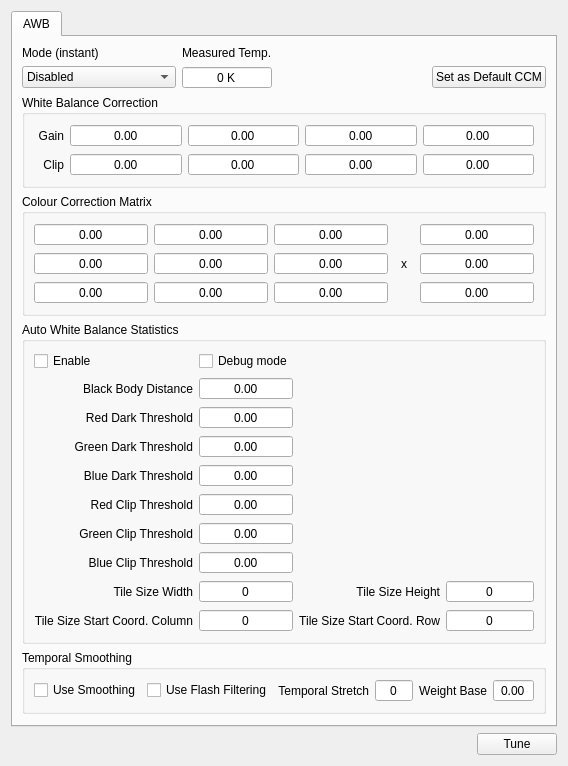
<?xml version="1.0" encoding="UTF-8"?>
<ui version="4.0">
 <class>WBC</class>
 <widget class="QWidget" name="WBC">
  <property name="geometry">
   <rect>
    <x>0</x>
    <y>0</y>
    <width>568</width>
    <height>694</height>
   </rect>
  </property>
  <property name="windowTitle">
   <string>WBC</string>
  </property>
  <layout class="QGridLayout" name="gridLayout">
   <item row="0" column="0" colspan="2">
    <widget class="QTabWidget" name="patchTabs_tw">
     <property name="currentIndex">
      <number>0</number>
     </property>
     <widget class="QWidget" name="AWB">
      <attribute name="title">
       <string>AWB</string>
      </attribute>
      <layout class="QGridLayout" name="gridLayout_2">
       <item row="6" column="1" colspan="4">
        <widget class="QGroupBox" name="AWB_ccm_gb">
         <property name="title">
          <string>Colour Correction Matrix</string>
         </property>
         <layout class="QGridLayout" name="gridLayout_5">
          <item row="0" column="0" rowspan="2" colspan="2">
           <layout class="QGridLayout" name="gridLayout_3">
            <item row="1" column="0">
             <widget class="QDoubleSpinBox" name="AWB_matrix0_sb">
              <property name="alignment">
               <set>Qt::AlignCenter</set>
              </property>
              <property name="readOnly">
               <bool>true</bool>
              </property>
              <property name="buttonSymbols">
               <enum>QAbstractSpinBox::NoButtons</enum>
              </property>
             </widget>
            </item>
            <item row="2" column="0">
             <widget class="QDoubleSpinBox" name="AWB_matrix3_sb">
              <property name="alignment">
               <set>Qt::AlignCenter</set>
              </property>
              <property name="readOnly">
               <bool>true</bool>
              </property>
              <property name="buttonSymbols">
               <enum>QAbstractSpinBox::NoButtons</enum>
              </property>
             </widget>
            </item>
            <item row="1" column="1">
             <widget class="QDoubleSpinBox" name="AWB_matrix1_sb">
              <property name="alignment">
               <set>Qt::AlignCenter</set>
              </property>
              <property name="readOnly">
               <bool>true</bool>
              </property>
              <property name="buttonSymbols">
               <enum>QAbstractSpinBox::NoButtons</enum>
              </property>
             </widget>
            </item>
            <item row="1" column="2">
             <widget class="QDoubleSpinBox" name="AWB_matrix2_sb">
              <property name="alignment">
               <set>Qt::AlignCenter</set>
              </property>
              <property name="readOnly">
               <bool>true</bool>
              </property>
              <property name="buttonSymbols">
               <enum>QAbstractSpinBox::NoButtons</enum>
              </property>
             </widget>
            </item>
            <item row="1" column="3">
             <widget class="QLabel" name="label_6">
              <property name="maximumSize">
               <size>
                <width>20</width>
                <height>16777215</height>
               </size>
              </property>
              <property name="text">
               <string/>
              </property>
              <property name="alignment">
               <set>Qt::AlignCenter</set>
              </property>
             </widget>
            </item>
            <item row="2" column="1">
             <widget class="QDoubleSpinBox" name="AWB_matrix4_sb">
              <property name="alignment">
               <set>Qt::AlignCenter</set>
              </property>
              <property name="readOnly">
               <bool>true</bool>
              </property>
              <property name="buttonSymbols">
               <enum>QAbstractSpinBox::NoButtons</enum>
              </property>
             </widget>
            </item>
            <item row="2" column="4">
             <widget class="QDoubleSpinBox" name="AWB_offsets1_sb">
              <property name="alignment">
               <set>Qt::AlignCenter</set>
              </property>
              <property name="readOnly">
               <bool>true</bool>
              </property>
              <property name="buttonSymbols">
               <enum>QAbstractSpinBox::NoButtons</enum>
              </property>
             </widget>
            </item>
            <item row="3" column="1">
             <widget class="QDoubleSpinBox" name="AWB_matrix7_sb">
              <property name="alignment">
               <set>Qt::AlignCenter</set>
              </property>
              <property name="readOnly">
               <bool>true</bool>
              </property>
              <property name="buttonSymbols">
               <enum>QAbstractSpinBox::NoButtons</enum>
              </property>
             </widget>
            </item>
            <item row="3" column="4">
             <widget class="QDoubleSpinBox" name="AWB_offsets2_sb">
              <property name="alignment">
               <set>Qt::AlignCenter</set>
              </property>
              <property name="readOnly">
               <bool>true</bool>
              </property>
              <property name="buttonSymbols">
               <enum>QAbstractSpinBox::NoButtons</enum>
              </property>
             </widget>
            </item>
            <item row="3" column="0">
             <widget class="QDoubleSpinBox" name="AWB_matrix6_sb">
              <property name="alignment">
               <set>Qt::AlignCenter</set>
              </property>
              <property name="readOnly">
               <bool>true</bool>
              </property>
              <property name="buttonSymbols">
               <enum>QAbstractSpinBox::NoButtons</enum>
              </property>
             </widget>
            </item>
            <item row="3" column="2">
             <widget class="QDoubleSpinBox" name="AWB_matrix8_sb">
              <property name="alignment">
               <set>Qt::AlignCenter</set>
              </property>
              <property name="readOnly">
               <bool>true</bool>
              </property>
              <property name="buttonSymbols">
               <enum>QAbstractSpinBox::NoButtons</enum>
              </property>
             </widget>
            </item>
            <item row="3" column="3">
             <widget class="QLabel" name="label_8">
              <property name="maximumSize">
               <size>
                <width>20</width>
                <height>16777215</height>
               </size>
              </property>
              <property name="text">
               <string/>
              </property>
              <property name="alignment">
               <set>Qt::AlignCenter</set>
              </property>
             </widget>
            </item>
            <item row="1" column="4">
             <widget class="QDoubleSpinBox" name="AWB_offsets0_sb">
              <property name="alignment">
               <set>Qt::AlignCenter</set>
              </property>
              <property name="readOnly">
               <bool>true</bool>
              </property>
              <property name="buttonSymbols">
               <enum>QAbstractSpinBox::NoButtons</enum>
              </property>
             </widget>
            </item>
            <item row="2" column="3">
             <widget class="QLabel" name="label_7">
              <property name="maximumSize">
               <size>
                <width>20</width>
                <height>16777215</height>
               </size>
              </property>
              <property name="text">
               <string>x</string>
              </property>
              <property name="alignment">
               <set>Qt::AlignCenter</set>
              </property>
             </widget>
            </item>
            <item row="2" column="2">
             <widget class="QDoubleSpinBox" name="AWB_matrix5_sb">
              <property name="alignment">
               <set>Qt::AlignCenter</set>
              </property>
              <property name="readOnly">
               <bool>true</bool>
              </property>
              <property name="buttonSymbols">
               <enum>QAbstractSpinBox::NoButtons</enum>
              </property>
             </widget>
            </item>
           </layout>
          </item>
         </layout>
        </widget>
       </item>
       <item row="4" column="1" rowspan="2" colspan="4">
        <widget class="QGroupBox" name="AWB_wbc_gb">
         <property name="title">
          <string>White Balance Correction</string>
         </property>
         <layout class="QGridLayout" name="gridLayout_4">
          <item row="1" column="4">
           <widget class="QDoubleSpinBox" name="AWB_gain2_sb">
            <property name="alignment">
             <set>Qt::AlignCenter</set>
            </property>
            <property name="readOnly">
             <bool>true</bool>
            </property>
            <property name="buttonSymbols">
             <enum>QAbstractSpinBox::NoButtons</enum>
            </property>
           </widget>
          </item>
          <item row="1" column="1">
           <widget class="QDoubleSpinBox" name="AWB_gain0_sb">
            <property name="alignment">
             <set>Qt::AlignCenter</set>
            </property>
            <property name="readOnly">
             <bool>true</bool>
            </property>
            <property name="buttonSymbols">
             <enum>QAbstractSpinBox::NoButtons</enum>
            </property>
           </widget>
          </item>
          <item row="1" column="2">
           <widget class="QDoubleSpinBox" name="AWB_gain1_sb">
            <property name="alignment">
             <set>Qt::AlignCenter</set>
            </property>
            <property name="readOnly">
             <bool>true</bool>
            </property>
            <property name="buttonSymbols">
             <enum>QAbstractSpinBox::NoButtons</enum>
            </property>
           </widget>
          </item>
          <item row="1" column="5">
           <widget class="QDoubleSpinBox" name="AWB_gain3_sb">
            <property name="alignment">
             <set>Qt::AlignCenter</set>
            </property>
            <property name="readOnly">
             <bool>true</bool>
            </property>
            <property name="buttonSymbols">
             <enum>QAbstractSpinBox::NoButtons</enum>
            </property>
           </widget>
          </item>
          <item row="3" column="1">
           <widget class="QDoubleSpinBox" name="AWB_clip0_sb">
            <property name="alignment">
             <set>Qt::AlignCenter</set>
            </property>
            <property name="readOnly">
             <bool>true</bool>
            </property>
            <property name="buttonSymbols">
             <enum>QAbstractSpinBox::NoButtons</enum>
            </property>
           </widget>
          </item>
          <item row="3" column="2">
           <widget class="QDoubleSpinBox" name="AWB_clip1_sb">
            <property name="alignment">
             <set>Qt::AlignCenter</set>
            </property>
            <property name="readOnly">
             <bool>true</bool>
            </property>
            <property name="buttonSymbols">
             <enum>QAbstractSpinBox::NoButtons</enum>
            </property>
           </widget>
          </item>
          <item row="3" column="4">
           <widget class="QDoubleSpinBox" name="AWB_clip2_sb">
            <property name="alignment">
             <set>Qt::AlignCenter</set>
            </property>
            <property name="readOnly">
             <bool>true</bool>
            </property>
            <property name="buttonSymbols">
             <enum>QAbstractSpinBox::NoButtons</enum>
            </property>
           </widget>
          </item>
          <item row="3" column="5">
           <widget class="QDoubleSpinBox" name="AWB_clip3_sb">
            <property name="alignment">
             <set>Qt::AlignCenter</set>
            </property>
            <property name="readOnly">
             <bool>true</bool>
            </property>
            <property name="buttonSymbols">
             <enum>QAbstractSpinBox::NoButtons</enum>
            </property>
           </widget>
          </item>
          <item row="1" column="0">
           <widget class="QLabel" name="label_3">
            <property name="maximumSize">
             <size>
              <width>30</width>
              <height>16777215</height>
             </size>
            </property>
            <property name="text">
             <string>Gain</string>
            </property>
            <property name="alignment">
             <set>Qt::AlignRight|Qt::AlignTrailing|Qt::AlignVCenter</set>
            </property>
           </widget>
          </item>
          <item row="3" column="0">
           <widget class="QLabel" name="label_4">
            <property name="maximumSize">
             <size>
              <width>30</width>
              <height>16777215</height>
             </size>
            </property>
            <property name="text">
             <string>Clip</string>
            </property>
            <property name="alignment">
             <set>Qt::AlignRight|Qt::AlignTrailing|Qt::AlignVCenter</set>
            </property>
           </widget>
          </item>
         </layout>
        </widget>
       </item>
       <item row="1" column="1">
        <widget class="QLabel" name="label">
         <property name="text">
          <string>Mode (instant)</string>
         </property>
        </widget>
       </item>
       <item row="1" column="2">
        <widget class="QLabel" name="label_2">
         <property name="text">
          <string>Measured Temp.</string>
         </property>
        </widget>
       </item>
       <item row="2" column="2">
        <widget class="QSpinBox" name="AWB_measuredTemp_sb">
         <property name="alignment">
          <set>Qt::AlignCenter</set>
         </property>
         <property name="readOnly">
          <bool>true</bool>
         </property>
         <property name="buttonSymbols">
          <enum>QAbstractSpinBox::NoButtons</enum>
         </property>
         <property name="suffix">
          <string> K</string>
         </property>
         <property name="maximum">
          <number>100000</number>
         </property>
        </widget>
       </item>
       <item row="2" column="1">
        <widget class="QComboBox" name="AWB_mode_lb">
         <item>
          <property name="text">
           <string>Disabled</string>
          </property>
         </item>
         <item>
          <property name="text">
           <string>Average Colour</string>
          </property>
         </item>
         <item>
          <property name="text">
           <string>White Patch</string>
          </property>
         </item>
         <item>
          <property name="text">
           <string>High Luminance White</string>
          </property>
         </item>
         <item>
          <property name="text">
           <string>Combined</string>
          </property>
         </item>
        </widget>
       </item>
       <item row="2" column="4">
        <widget class="QPushButton" name="AWB_default_btn">
         <property name="text">
          <string>Set as Default CCM</string>
         </property>
        </widget>
       </item>
       <item row="2" column="3">
        <spacer name="horizontalSpacer">
         <property name="orientation">
          <enum>Qt::Horizontal</enum>
         </property>
         <property name="sizeHint" stdset="0">
          <size>
           <width>40</width>
           <height>20</height>
          </size>
         </property>
        </spacer>
       </item>
       <item row="7" column="1" colspan="4">
        <widget class="QGroupBox" name="AWB_aws_gb">
         <property name="title">
          <string>Auto White Balance Statistics</string>
         </property>
         <layout class="QGridLayout" name="gridLayout_6">
          <item row="0" column="0">
           <widget class="QCheckBox" name="AWB_AWS_enable_cb">
            <property name="text">
             <string>Enable</string>
            </property>
           </widget>
          </item>
          <item row="6" column="1">
           <widget class="QDoubleSpinBox" name="AWB_AWS_RClipThresh_sb">
            <property name="alignment">
             <set>Qt::AlignCenter</set>
            </property>
            <property name="readOnly">
             <bool>false</bool>
            </property>
            <property name="buttonSymbols">
             <enum>QAbstractSpinBox::NoButtons</enum>
            </property>
           </widget>
          </item>
          <item row="6" column="0">
           <widget class="QLabel" name="label_13">
            <property name="text">
             <string>Red Clip Threshold</string>
            </property>
            <property name="alignment">
             <set>Qt::AlignRight|Qt::AlignTrailing|Qt::AlignVCenter</set>
            </property>
           </widget>
          </item>
          <item row="3" column="1">
           <widget class="QDoubleSpinBox" name="AWB_AWS_RDarkThresh_sb">
            <property name="alignment">
             <set>Qt::AlignCenter</set>
            </property>
            <property name="readOnly">
             <bool>false</bool>
            </property>
            <property name="buttonSymbols">
             <enum>QAbstractSpinBox::NoButtons</enum>
            </property>
           </widget>
          </item>
          <item row="3" column="0">
           <widget class="QLabel" name="label_12">
            <property name="text">
             <string>Red Dark Threshold</string>
            </property>
            <property name="alignment">
             <set>Qt::AlignRight|Qt::AlignTrailing|Qt::AlignVCenter</set>
            </property>
           </widget>
          </item>
          <item row="2" column="0">
           <widget class="QLabel" name="label_14">
            <property name="text">
             <string>Black Body Distance</string>
            </property>
            <property name="alignment">
             <set>Qt::AlignRight|Qt::AlignTrailing|Qt::AlignVCenter</set>
            </property>
           </widget>
          </item>
          <item row="2" column="1">
           <widget class="QDoubleSpinBox" name="AWB_AWS_BBDist_sb">
            <property name="alignment">
             <set>Qt::AlignCenter</set>
            </property>
            <property name="readOnly">
             <bool>false</bool>
            </property>
            <property name="buttonSymbols">
             <enum>QAbstractSpinBox::NoButtons</enum>
            </property>
           </widget>
          </item>
          <item row="5" column="1">
           <widget class="QDoubleSpinBox" name="AWB_AWS_BDarkThresh_sb">
            <property name="alignment">
             <set>Qt::AlignCenter</set>
            </property>
            <property name="readOnly">
             <bool>false</bool>
            </property>
            <property name="buttonSymbols">
             <enum>QAbstractSpinBox::NoButtons</enum>
            </property>
           </widget>
          </item>
          <item row="8" column="1">
           <widget class="QDoubleSpinBox" name="AWB_AWS_BClipThresh_sb">
            <property name="alignment">
             <set>Qt::AlignCenter</set>
            </property>
            <property name="readOnly">
             <bool>false</bool>
            </property>
            <property name="buttonSymbols">
             <enum>QAbstractSpinBox::NoButtons</enum>
            </property>
           </widget>
          </item>
          <item row="4" column="1">
           <widget class="QDoubleSpinBox" name="AWB_AWS_GDarkThresh_sb">
            <property name="alignment">
             <set>Qt::AlignCenter</set>
            </property>
            <property name="readOnly">
             <bool>false</bool>
            </property>
            <property name="buttonSymbols">
             <enum>QAbstractSpinBox::NoButtons</enum>
            </property>
           </widget>
          </item>
          <item row="7" column="1">
           <widget class="QDoubleSpinBox" name="AWB_AWS_GClipThresh_sb">
            <property name="alignment">
             <set>Qt::AlignCenter</set>
            </property>
            <property name="readOnly">
             <bool>false</bool>
            </property>
            <property name="buttonSymbols">
             <enum>QAbstractSpinBox::NoButtons</enum>
            </property>
           </widget>
          </item>
          <item row="4" column="0">
           <widget class="QLabel" name="label_15">
            <property name="text">
             <string>Green Dark Threshold</string>
            </property>
            <property name="alignment">
             <set>Qt::AlignRight|Qt::AlignTrailing|Qt::AlignVCenter</set>
            </property>
           </widget>
          </item>
          <item row="5" column="0">
           <widget class="QLabel" name="label_16">
            <property name="text">
             <string>Blue Dark Threshold</string>
            </property>
            <property name="alignment">
             <set>Qt::AlignRight|Qt::AlignTrailing|Qt::AlignVCenter</set>
            </property>
           </widget>
          </item>
          <item row="7" column="0">
           <widget class="QLabel" name="label_17">
            <property name="text">
             <string>Green Clip Threshold</string>
            </property>
            <property name="alignment">
             <set>Qt::AlignRight|Qt::AlignTrailing|Qt::AlignVCenter</set>
            </property>
           </widget>
          </item>
          <item row="8" column="0">
           <widget class="QLabel" name="label_18">
            <property name="text">
             <string>Blue Clip Threshold</string>
            </property>
            <property name="alignment">
             <set>Qt::AlignRight|Qt::AlignTrailing|Qt::AlignVCenter</set>
            </property>
           </widget>
          </item>
          <item row="0" column="1">
           <widget class="QCheckBox" name="AWB_AWS_debug_cb">
            <property name="text">
             <string>Debug mode</string>
            </property>
           </widget>
          </item>
          <item row="9" column="1">
           <widget class="QSpinBox" name="AWB_AWS_TileSizeWidth_sb">
            <property name="alignment">
             <set>Qt::AlignCenter</set>
            </property>
            <property name="buttonSymbols">
             <enum>QAbstractSpinBox::NoButtons</enum>
            </property>
           </widget>
          </item>
          <item row="9" column="0">
           <widget class="QLabel" name="label_19">
            <property name="text">
             <string>Tile Size Width</string>
            </property>
            <property name="alignment">
             <set>Qt::AlignRight|Qt::AlignTrailing|Qt::AlignVCenter</set>
            </property>
           </widget>
          </item>
          <item row="11" column="1">
           <widget class="QSpinBox" name="AWB_AWS_TileSizeStartCoordCol_sb">
            <property name="alignment">
             <set>Qt::AlignCenter</set>
            </property>
            <property name="buttonSymbols">
             <enum>QAbstractSpinBox::NoButtons</enum>
            </property>
           </widget>
          </item>
          <item row="9" column="2">
           <widget class="QLabel" name="label_21">
            <property name="text">
             <string>Tile Size Height</string>
            </property>
            <property name="alignment">
             <set>Qt::AlignRight|Qt::AlignTrailing|Qt::AlignVCenter</set>
            </property>
           </widget>
          </item>
          <item row="9" column="3">
           <widget class="QSpinBox" name="AWB_AWS_TileSizeHeight_sb">
            <property name="alignment">
             <set>Qt::AlignCenter</set>
            </property>
            <property name="buttonSymbols">
             <enum>QAbstractSpinBox::NoButtons</enum>
            </property>
           </widget>
          </item>
          <item row="11" column="0">
           <widget class="QLabel" name="label_20">
            <property name="text">
             <string>Tile Size Start Coord. Column</string>
            </property>
            <property name="alignment">
             <set>Qt::AlignRight|Qt::AlignTrailing|Qt::AlignVCenter</set>
            </property>
           </widget>
          </item>
          <item row="11" column="2">
           <widget class="QLabel" name="label_22">
            <property name="text">
             <string>Tile Size Start Coord. Row</string>
            </property>
            <property name="alignment">
             <set>Qt::AlignRight|Qt::AlignTrailing|Qt::AlignVCenter</set>
            </property>
           </widget>
          </item>
          <item row="11" column="3">
           <widget class="QSpinBox" name="AWB_AWS_TileSizeStartCoordRow_sb">
            <property name="alignment">
             <set>Qt::AlignCenter</set>
            </property>
            <property name="buttonSymbols">
             <enum>QAbstractSpinBox::NoButtons</enum>
            </property>
           </widget>
          </item>
          <item row="8" column="2" colspan="2">
           <widget class="VisionLive::DoubleSlider" name="AWB_AWS_BClipThresh_sl" native="true"/>
          </item>
          <item row="7" column="2" colspan="2">
           <widget class="VisionLive::DoubleSlider" name="AWB_AWS_GClipThresh_sl" native="true"/>
          </item>
          <item row="6" column="2" colspan="2">
           <widget class="VisionLive::DoubleSlider" name="AWB_AWS_RClipThresh_sl" native="true"/>
          </item>
          <item row="5" column="2" colspan="2">
           <widget class="VisionLive::DoubleSlider" name="AWB_AWS_BDarkThresh_sl" native="true"/>
          </item>
          <item row="4" column="2" colspan="2">
           <widget class="VisionLive::DoubleSlider" name="AWB_AWS_GDarkThresh_sl" native="true"/>
          </item>
          <item row="3" column="2" colspan="2">
           <widget class="VisionLive::DoubleSlider" name="AWB_AWS_RDarkThresh_sl" native="true"/>
          </item>
          <item row="2" column="2" colspan="2">
           <widget class="VisionLive::DoubleSlider" name="AWB_AWS_BBDist_sl" native="true"/>
          </item>
         </layout>
        </widget>
       </item>
       <item row="8" column="1" colspan="4">
        <widget class="QGroupBox" name="AWB_ts_gb">
         <property name="title">
          <string>Temporal Smoothing</string>
         </property>
         <layout class="QGridLayout" name="gridLayout_7">
          <item row="0" column="0">
           <widget class="QCheckBox" name="AWB_TS_useSmoothing_cb">
            <property name="text">
             <string>Use Smoothing</string>
            </property>
           </widget>
          </item>
          <item row="0" column="1">
           <widget class="QCheckBox" name="AWB_TS_useFlashFiltering_cb">
            <property name="text">
             <string>Use Flash Filtering</string>
            </property>
           </widget>
          </item>
          <item row="0" column="3">
           <widget class="QSpinBox" name="AWB_TS_temporalStretch_sb">
            <property name="alignment">
             <set>Qt::AlignCenter</set>
            </property>
            <property name="buttonSymbols">
             <enum>QAbstractSpinBox::NoButtons</enum>
            </property>
           </widget>
          </item>
          <item row="0" column="5">
           <widget class="QDoubleSpinBox" name="AWB_TS_weightBase_sb">
            <property name="alignment">
             <set>Qt::AlignCenter</set>
            </property>
            <property name="buttonSymbols">
             <enum>QAbstractSpinBox::NoButtons</enum>
            </property>
           </widget>
          </item>
          <item row="0" column="2">
           <widget class="QLabel" name="label_5">
            <property name="text">
             <string>Temporal Stretch</string>
            </property>
            <property name="alignment">
             <set>Qt::AlignRight|Qt::AlignTrailing|Qt::AlignVCenter</set>
            </property>
           </widget>
          </item>
          <item row="0" column="4">
           <widget class="QLabel" name="label_9">
            <property name="text">
             <string>Weight Base</string>
            </property>
            <property name="alignment">
             <set>Qt::AlignRight|Qt::AlignTrailing|Qt::AlignVCenter</set>
            </property>
           </widget>
          </item>
         </layout>
        </widget>
       </item>
       <item row="9" column="1">
        <spacer name="verticalSpacer">
         <property name="orientation">
          <enum>Qt::Vertical</enum>
         </property>
         <property name="sizeHint" stdset="0">
          <size>
           <width>20</width>
           <height>40</height>
          </size>
         </property>
        </spacer>
       </item>
      </layout>
     </widget>
    </widget>
   </item>
   <item row="1" column="0">
    <spacer name="horizontalSpacer_2">
     <property name="orientation">
      <enum>Qt::Horizontal</enum>
     </property>
     <property name="sizeHint" stdset="0">
      <size>
       <width>40</width>
       <height>20</height>
      </size>
     </property>
    </spacer>
   </item>
   <item row="1" column="1">
    <widget class="QPushButton" name="tune_btn">
     <property name="text">
      <string>Tune</string>
     </property>
    </widget>
   </item>
  </layout>
 </widget>
 <customwidgets>
  <customwidget>
   <class>VisionLive::DoubleSlider</class>
   <extends>QWidget</extends>
   <header>doubleslider.hpp</header>
   <container>1</container>
  </customwidget>
 </customwidgets>
 <tabstops>
  <tabstop>patchTabs_tw</tabstop>
  <tabstop>AWB_mode_lb</tabstop>
  <tabstop>AWB_measuredTemp_sb</tabstop>
  <tabstop>AWB_default_btn</tabstop>
  <tabstop>AWB_gain0_sb</tabstop>
  <tabstop>AWB_gain1_sb</tabstop>
  <tabstop>AWB_gain2_sb</tabstop>
  <tabstop>AWB_gain3_sb</tabstop>
  <tabstop>AWB_clip0_sb</tabstop>
  <tabstop>AWB_clip1_sb</tabstop>
  <tabstop>AWB_clip2_sb</tabstop>
  <tabstop>AWB_clip3_sb</tabstop>
  <tabstop>AWB_matrix0_sb</tabstop>
  <tabstop>AWB_matrix1_sb</tabstop>
  <tabstop>AWB_matrix2_sb</tabstop>
  <tabstop>AWB_offsets0_sb</tabstop>
  <tabstop>AWB_matrix3_sb</tabstop>
  <tabstop>AWB_matrix4_sb</tabstop>
  <tabstop>AWB_matrix5_sb</tabstop>
  <tabstop>AWB_offsets1_sb</tabstop>
  <tabstop>AWB_matrix6_sb</tabstop>
  <tabstop>AWB_matrix7_sb</tabstop>
  <tabstop>AWB_matrix8_sb</tabstop>
  <tabstop>AWB_offsets2_sb</tabstop>
  <tabstop>tune_btn</tabstop>
 </tabstops>
 <resources/>
 <connections/>
</ui>
